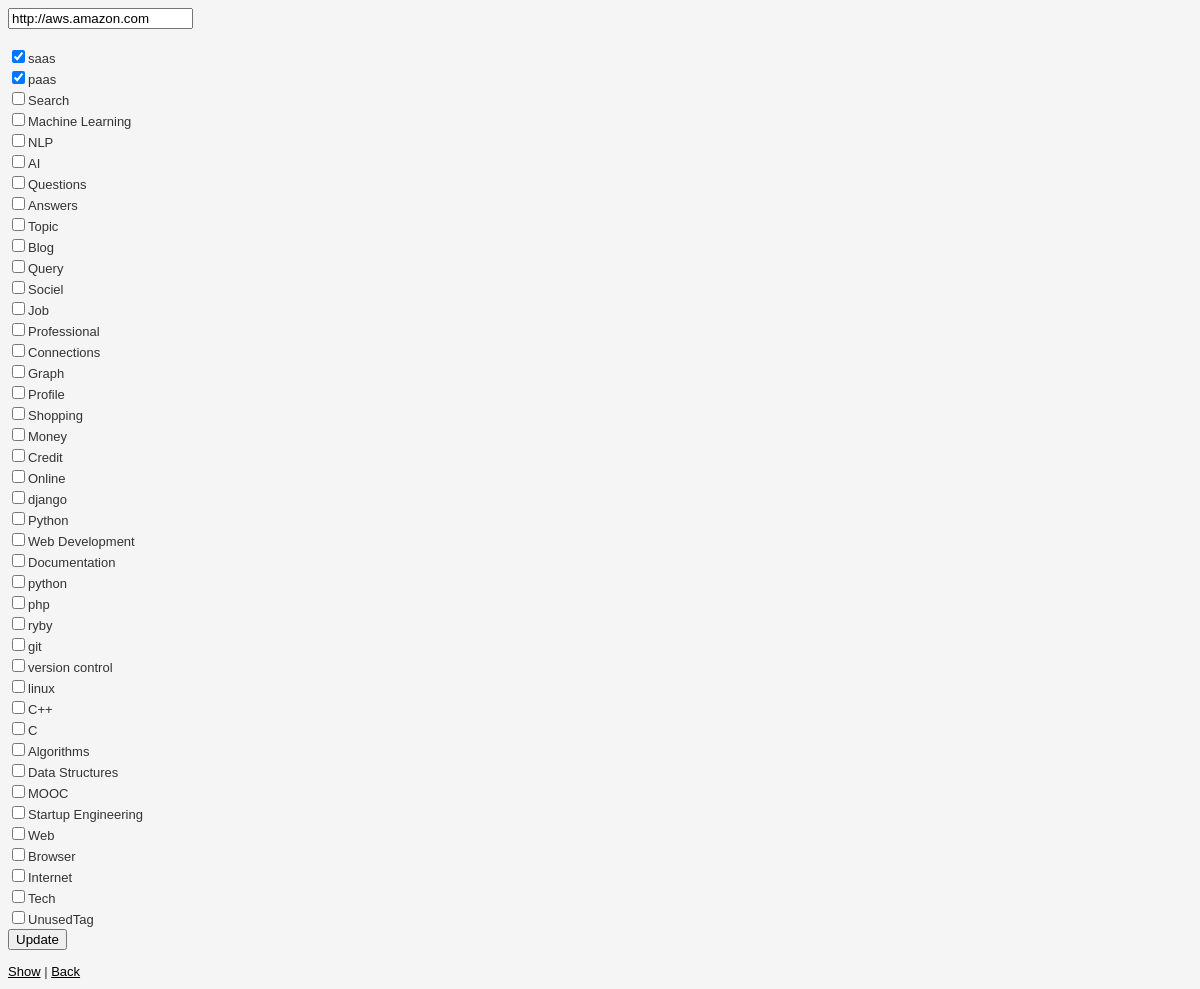
Page /bookmark/16/edit on the committed database.
### bookmark/models.py (models this page shows, shortened)
@python_2_unicode_compatible
class t_url(models.Model):
	URLID= models.AutoField(primary_key=True)
	URL = models.CharField(max_length=1000)

@python_2_unicode_compatible
class t_tag(models.Model):
	TagID = models.AutoField(primary_key=True)
	Tag = models.CharField(max_length=100)
	def __str__(self):
		return str(self.TagID)

### bookmark/views.py (the view)
# urls.py: url(r'^bookmark/(?P<url_id>[0-9]+)/edit$', views.editURL, name='editURL'),
def editURL(request, url_id):
	tag_list =  t_tag.objects.all()
	url_list = t_url.objects.filter(URLID=url_id)
	if (len(url_list) < 1):
		raise Http404("Page not found")
	tag_associated_list = t_url_tag.objects.filter(URLID=url_id)
	for url_row in url_list:
		url = str(url_row.URL)
	print url
	TagIDList = []
	for tag_row in tag_associated_list:
		TagID = int(str(tag_row.TAGID))
		TagIDList.append(TagID)
	print TagIDList
	context = {
		'TagIDList':TagIDList,
		'tag_list':tag_list,
		'URL':url,
		'URLID':url_id,
		'tag_associated_list':tag_associated_list,
	}
	return render(request, 'bookmark/editURL.html', context)

### bookmark/templates/bookmark/editURL.html (shortened to what this page needs)
{% load staticfiles %}
<link rel="stylesheet" type="text/css" href="{% static 'bookmark/style.css' %}" />
 <body>
<form class="form-inline" action="../updateBookmarkAndShow/{{URLID}}/" method="POST">
  <div class="form-group ">
    <input type="text" class="form-control col-sm-8" id="inputString" name="updatedURL" value={{URL}} placeholder="URL here">
    <br/><br/>
    {% for tagRow in tag_list%}
    	<input type="checkbox" {% if tagRow.TagID in TagIDList%} checked="checked" {% endif %} name="selectedIds[]" value="{{tagRow.TagID}}">{{tagRow.Tag}}<br/>
    	{% endfor%}
  </div>
  <button type="submit" class="btn btn-default">Update</button>
</form>
<a href="../{{URLID}}">Show</a> | <a href="../../">Back</a>
</body>

### bookmark/static/bookmark/style.css (style rules this page uses)
body { background-color: #fff; color: #333; font-family: verdana, arial, helvetica, sans-serif; font-size: 13px; line-height: 18px }
a { color: #000 }
body { background: #f5f5f5; }

### rows in the picture
t_url: updatedURL "http://aws.amazon.com"
t_tag: TagID "☑", Tag "saas"
t_tag: TagID "☑", Tag "paas"
t_tag: Tag "Search"
t_tag: Tag "Machine Learning"
t_tag: Tag "NLP"
t_tag: Tag "AI"
t_tag: Tag "Questions"
t_tag: Tag "Answers"
t_tag: Tag "Topic"
t_tag: Tag "Blog"
t_tag: Tag "Query"
t_tag: Tag "Sociel"
t_tag: Tag "Job"
t_tag: Tag "Professional"
t_tag: Tag "Connections"
t_tag: Tag "Graph"
t_tag: Tag "Profile"
t_tag: Tag "Shopping"
t_tag: Tag "Money"
t_tag: Tag "Credit"
t_tag: Tag "Online"
t_tag: Tag "django"
t_tag: Tag "Python"
t_tag: Tag "Web Development"
t_tag: Tag "Documentation"
t_tag: Tag "python"
t_tag: Tag "php"
t_tag: Tag "ryby"
t_tag: Tag "git"
t_tag: Tag "version control"
t_tag: Tag "linux"
t_tag: Tag "C++"
t_tag: Tag "C"
t_tag: Tag "Algorithms"
t_tag: Tag "Data Structures"
t_tag: Tag "MOOC"
t_tag: Tag "Startup Engineering"
t_tag: Tag "Web"
t_tag: Tag "Browser"
t_tag: Tag "Internet"
t_tag: Tag "Tech"
t_tag: Tag "UnusedTag"
